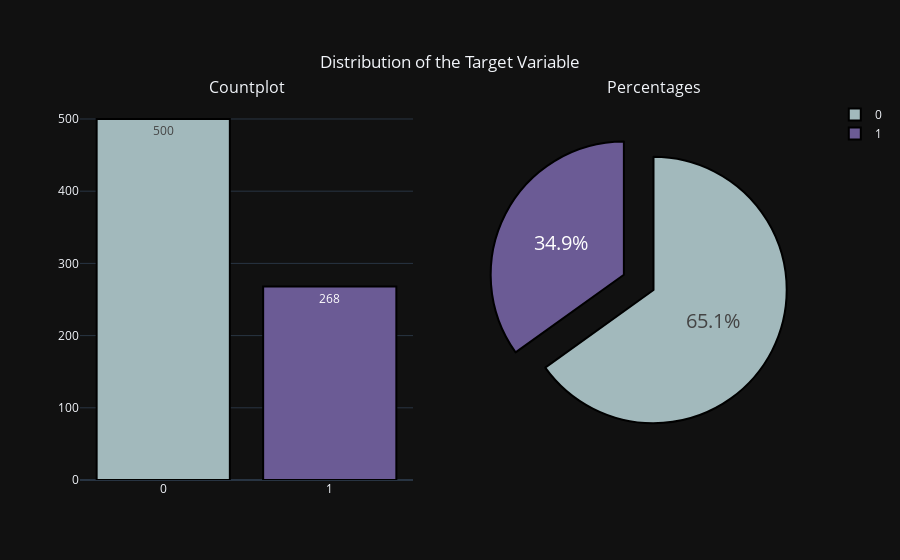

The notebook cell saved with this chart:
### Code cell
tar_var_summary(df, "Outcome")

### Figure 1 — Plotly figure (JSON) as saved in the notebook; plotly's stock layout.template omitted (floating-point values rounded to 4 significant figures)
{"data": [{"marker": {"color": ["#a2b9bc", "#6b5b95", "#b2ad7f", "#feb236", "#b5e7a0", "#878f99", "#d64161", "#86af49", "#ff7b25"], "line": {"color": "black", "width": 2}}, "showlegend": false, "text": ["500", "268"], "textposition": "auto", "type": "bar", "x": ["0", "1"], "xaxis": "x", "y": [500, 268], "yaxis": "y"}, {"domain": {"x": [0.55, 1], "y": [0, 1]}, "hoverinfo": "label", "labels": [0, 1], "marker": {"colors": ["#a2b9bc", "#6b5b95", "#b2ad7f", "#feb236", "#b5e7a0", "#878f99", "#d64161", "#86af49", "#ff7b25"], "line": {"color": "black", "width": 2}}, "pull": [0, 0.25], "textfont": {"size": 20}, "textinfo": "percent", "textposition": "auto", "type": "pie", "values": [500, 268]}], "layout": {"annotations": [{"font": {"size": 16}, "showarrow": false, "text": "Countplot", "x": 0.225, "xanchor": "center", "xref": "paper", "y": 1, "yanchor": "bottom", "yref": "paper"}, {"font": {"size": 16}, "showarrow": false, "text": "Percentages", "x": 0.775, "xanchor": "center", "xref": "paper", "y": 1, "yanchor": "bottom", "yref": "paper"}], "title": {"text": "Distribution of the Target Variable", "x": 0.5, "xanchor": "center", "y": 0.9, "yanchor": "top"}, "xaxis": {"anchor": "y", "domain": [0, 0.45]}, "yaxis": {"anchor": "x", "domain": [0, 1]}}}
